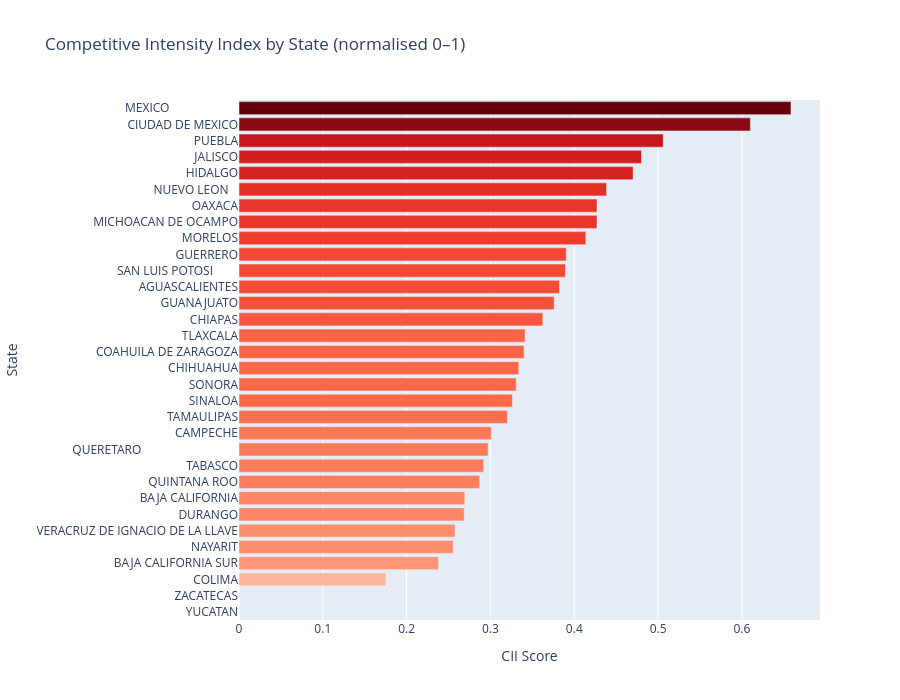

Notebook cell for this chart:
### Code cell
fig = px.bar(
    cii,
    x='competitive_intensity', y='state_name',
    orientation='h',
    title='Competitive Intensity Index by State (normalised 0–1)',
    labels={'competitive_intensity': 'CII Score', 'state_name': 'State'},
    color='competitive_intensity',
    color_continuous_scale='Reds'
)
fig.update_layout(
    yaxis={'categoryorder': 'total ascending'},
    coloraxis_showscale=False,
    height=700
)
fig.show()

### Figure 1 — Plotly figure (JSON) as saved in the notebook; plotly's stock layout.template omitted (floating-point values rounded to 4 significant figures)
{"data": [{"alignmentgroup": "True", "hovertemplate": "CII Score=%{marker.color}<br>State=%{y}<extra></extra>", "legendgroup": "", "marker": {"color": [0.6585, 0.6101, 0.5061, 0.4802, 0.4702, 0.4385, 0.4271, 0.4271, 0.4138, 0.3904, 0.3894, 0.3824, 0.376, 0.3625, 0.3413, 0.3401, 0.3338, 0.3307, 0.3262, 0.3202, 0.301, 0.2972, 0.292, 0.2872, 0.2694, 0.2687, 0.2578, 0.2555, 0.238, 0.1753, 0, 0], "coloraxis": "coloraxis", "pattern": {"shape": ""}}, "name": "", "offsetgroup": "", "orientation": "h", "showlegend": false, "textposition": "auto", "type": "bar", "x": [0.6585, 0.6101, 0.5061, 0.4802, 0.4702, 0.4385, 0.4271, 0.4271, 0.4138, 0.3904, 0.3894, 0.3824, 0.376, 0.3625, 0.3413, 0.3401, 0.3338, 0.3307, 0.3262, 0.3202, 0.301, 0.2972, 0.292, 0.2872, 0.2694, 0.2687, 0.2578, 0.2555, 0.238, 0.1753, 0, 0], "xaxis": "x", "y": ["MEXICO                      ", "CIUDAD DE MEXICO", "PUEBLA", "JALISCO", "HIDALGO", "NUEVO LEON   ", "MICHOACAN DE OCAMPO", "OAXACA", "MORELOS", "GUERRERO", "SAN LUIS POTOSI        ", "AGUASCALIENTES", "GUANAJUATO", "CHIAPAS", "TLAXCALA", "COAHUILA DE ZARAGOZA", "CHIHUAHUA", "SONORA", "SINALOA", "TAMAULIPAS", "CAMPECHE", "QUERETARO                               ", "TABASCO", "QUINTANA ROO", "BAJA CALIFORNIA", "DURANGO", "VERACRUZ DE IGNACIO DE LA LLAVE", "NAYARIT", "BAJA CALIFORNIA SUR", "COLIMA", "YUCATAN", "ZACATECAS"], "yaxis": "y"}], "layout": {"barmode": "relative", "coloraxis": {"colorbar": {"title": {"text": "CII Score"}}, "colorscale": [[0, "rgb(255,245,240)"], [0.125, "rgb(254,224,210)"], [0.25, "rgb(252,187,161)"], [0.375, "rgb(252,146,114)"], [0.5, "rgb(251,106,74)"], [0.625, "rgb(239,59,44)"], [0.75, "rgb(203,24,29)"], [0.875, "rgb(165,15,21)"], [1, "rgb(103,0,13)"]], "showscale": false}, "height": 700, "legend": {"tracegroupgap": 0}, "title": {"text": "Competitive Intensity Index by State (normalised 0–1)"}, "xaxis": {"anchor": "y", "domain": [0, 1], "title": {"text": "CII Score"}}, "yaxis": {"anchor": "x", "categoryorder": "total ascending", "domain": [0, 1], "title": {"text": "State"}}}}
